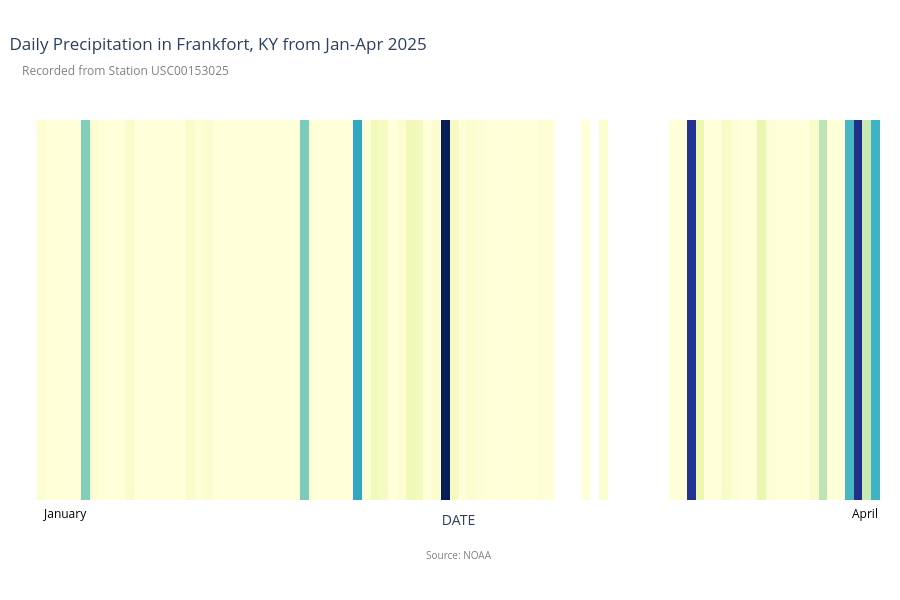

Notebook code for this chart:
### Code cell
fig = px.bar(
    rain,
    x="DATE",
    y="y",
    color="PRCP",
    color_continuous_scale="YlGnBu",
    hover_data={"PRCP": True, "DATE": True, "y": False},
    labels={"PRCP": "Precipitation (in)", "y": ""},
    height=600  # Control the overall stripe height
)

# Remove unnecessary stuff for a clean stripe look
fig.update_layout(
    xaxis=dict(
        showticklabels=False,
        showgrid=False,
        ticks=''
    ),
    showlegend=False,
    yaxis=dict(showticklabels=False, showgrid=False, zeroline=False),
    # xaxis=dict(title="Date"),
    bargap=0,  # No gap between bars
    margin=dict(t=100, b=100, l=20, r=20),
    coloraxis_showscale=False,
    plot_bgcolor='white',
    paper_bgcolor='white',
    title=dict(text="Daily Precipitation in Frankfort, KY from Jan-Apr 2025", x=0.0105),
    annotations=[
        dict(
            text="Recorded from Station USC00153025",
            xref="paper", yref="paper",
            x=-0.02, y=1.10,
            showarrow=False,
            font=dict(size=12),
            font_color='grey'
        ),
        dict(
            text="Source: NOAA",
            xref="paper", yref="paper",
            x=0.5, y=-0.16,
            showarrow=False,
            font=dict(size=10),
            font_color='grey'
        ),
        dict(
            text="January",
            xref="paper", yref="paper",
            x=0.005, y=-0.06,
            showarrow=False,
            font=dict(size=12),
            font_color='black'
        ),
        dict(
            text="April",
            xref="paper", yref="paper",
            x=1, y=-0.06,
            showarrow=False,
            font=dict(size=12),
            font_color='black'
        ),
    ]
)

# Make the bars look flat like stripes
fig.update_traces(
    marker_line_width=0
)

fig.show()

### Figure 1 — Plotly figure (JSON) as saved in the notebook; plotly's stock layout.template omitted (floating-point values rounded to 4 significant figures)
{"data": [{"customdata": [[0.08], [0.01], [0.0], [0.0], [0.0], [1.43], [0.09], [0.02], [0.0], [0.0], [0.18], [0.0], [0.0], [0.0], [0.0], [0.0], [0.0], [0.19], [0.07], [0.11], [0.0], [0.0], [0.0], [0.0], [0.0], [0.0], [0.0], [0.0], [0.0], [0.0], [1.49], [0.03], [0.0], [0.0], [0.0], [0.0], [2.11], [0.05], [0.36], [0.28], [0.0], [0.08], [0.41], [0.34], [0.0], [0.11], [3.85], [0.26], [0.03], [0.13], [0.04], [0.0], [0.0], [0.0], [0.0], [0.02], [0.0], [0.04], [0.03], [0.0], [0.09], [0.0], [0.0], [3.39], [0.5], [0.0], [0.0], [0.24], [0.05], [0.0], [0.0], [0.51], [0.04], [0.0], [0.0], [0.01], [0.0], [0.18], [1.03], [0.01], [0.0], [1.88], [3.46], [0.95], [1.96]], "hovertemplate": "DATE=%{x}<br>Precipitation (in)=%{marker.color}<extra></extra>", "legendgroup": "", "marker": {"color": [0.08, 0.01, 0.0, 0.0, 0.0, 1.43, 0.09, 0.02, 0.0, 0.0, 0.18, 0.0, 0.0, 0.0, 0.0, 0.0, 0.0, 0.19, 0.07, 0.11, 0.0, 0.0, 0.0, 0.0, 0.0, 0.0, 0.0, 0.0, 0.0, 0.0, 1.49, 0.03, 0.0, 0.0, 0.0, 0.0, 2.11, 0.05, 0.36, 0.28, 0.0, 0.08, 0.41, 0.34, 0.0, 0.11, 3.85, 0.26, 0.03, 0.13, 0.04, 0.0, 0.0, 0.0, 0.0, 0.02, 0.0, 0.04, 0.03, 0.0, 0.09, 0.0, 0.0, 3.39, 0.5, 0.0, 0.0, 0.24, 0.05, 0.0, 0.0, 0.51, 0.04, 0.0, 0.0, 0.01, 0.0, 0.18, 1.03, 0.01, 0.0, 1.88, 3.46, 0.95, 1.96], "coloraxis": "coloraxis", "line": {"width": 0}, "pattern": {"shape": ""}}, "name": "", "orientation": "v", "showlegend": false, "textposition": "auto", "type": "bar", "x": ["2025-01-01", "2025-01-02", "2025-01-03", "2025-01-04", "2025-01-05", "2025-01-06", "2025-01-07", "2025-01-08", "2025-01-09", "2025-01-10", "2025-01-11", "2025-01-12", "2025-01-13", "2025-01-14", "2025-01-15", "2025-01-16", "2025-01-17", "2025-01-18", "2025-01-19", "2025-01-20", "2025-01-21", "2025-01-22", "2025-01-23", "2025-01-24", "2025-01-25", "2025-01-26", "2025-01-27", "2025-01-28", "2025-01-29", "2025-01-30", "2025-01-31", "2025-02-01", "2025-02-02", "2025-02-03", "2025-02-04", "2025-02-05", "2025-02-06", "2025-02-07", "2025-02-08", "2025-02-09", "2025-02-10", "2025-02-11", "2025-02-12", "2025-02-13", "2025-02-14", "2025-02-15", "2025-02-16", "2025-02-17", "2025-02-18", "2025-02-19", "2025-02-20", "2025-02-21", "2025-02-22", "2025-02-23", "2025-02-24", "2025-02-25", "2025-02-26", "2025-02-27", "2025-02-28", "2025-03-04", "2025-03-06", "2025-03-14", "2025-03-15", "2025-03-16", "2025-03-17", "2025-03-18", "2025-03-19", "2025-03-20", "2025-03-21", "2025-03-22", "2025-03-23", "2025-03-24", "2025-03-25", "2025-03-26", "2025-03-27", "2025-03-28", "2025-03-29", "2025-03-30", "2025-03-31", "2025-04-01", "2025-04-02", "2025-04-03", "2025-04-04", "2025-04-05", "2025-04-06"], "xaxis": "x", "y": [1, 1, 1, 1, 1, 1, 1, 1, 1, 1, 1, 1, 1, 1, 1, 1, 1, 1, 1, 1, 1, 1, 1, 1, 1, 1, 1, 1, 1, 1, 1, 1, 1, 1, 1, 1, 1, 1, 1, 1, 1, 1, 1, 1, 1, 1, 1, 1, 1, 1, 1, 1, 1, 1, 1, 1, 1, 1, 1, 1, 1, 1, 1, 1, 1, 1, 1, 1, 1, 1, 1, 1, 1, 1, 1, 1, 1, 1, 1, 1, 1, 1, 1, 1, 1], "yaxis": "y"}], "layout": {"annotations": [{"font": {"color": "grey", "size": 12}, "showarrow": false, "text": "Recorded from Station USC00153025", "x": -0.02, "xref": "paper", "y": 1.1, "yref": "paper"}, {"font": {"color": "grey", "size": 10}, "showarrow": false, "text": "Source: NOAA", "x": 0.5, "xref": "paper", "y": -0.16, "yref": "paper"}, {"font": {"color": "black", "size": 12}, "showarrow": false, "text": "January", "x": 0.005, "xref": "paper", "y": -0.06, "yref": "paper"}, {"font": {"color": "black", "size": 12}, "showarrow": false, "text": "April", "x": 1, "xref": "paper", "y": -0.06, "yref": "paper"}], "bargap": 0, "barmode": "relative", "coloraxis": {"colorbar": {"title": {"text": "Precipitation (in)"}}, "colorscale": [[0, "rgb(255,255,217)"], [0.125, "rgb(237,248,177)"], [0.25, "rgb(199,233,180)"], [0.375, "rgb(127,205,187)"], [0.5, "rgb(65,182,196)"], [0.625, "rgb(29,145,192)"], [0.75, "rgb(34,94,168)"], [0.875, "rgb(37,52,148)"], [1, "rgb(8,29,88)"]], "showscale": false}, "height": 600, "legend": {"tracegroupgap": 0}, "margin": {"b": 100, "l": 20, "r": 20, "t": 100}, "paper_bgcolor": "white", "plot_bgcolor": "white", "showlegend": false, "title": {"text": "Daily Precipitation in Frankfort, KY from Jan-Apr 2025", "x": 0.0105}, "xaxis": {"anchor": "y", "domain": [0, 1], "showgrid": false, "showticklabels": false, "ticks": "", "title": {"text": "DATE"}}, "yaxis": {"anchor": "x", "domain": [0, 1], "showgrid": false, "showticklabels": false, "title": {"text": ""}, "zeroline": false}}}
